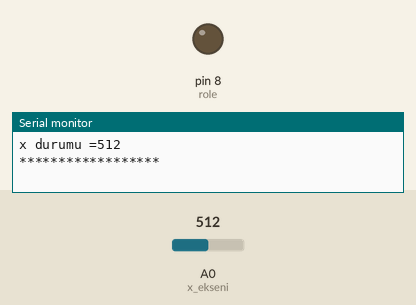
Simulated run of this sketch. Board: Arduino Uno, built with avr-gcc and run on an emulated ATmega328P. Shown: output pins drawn as LEDs (lit = HIGH), the last lines printed to the serial monitor. Inputs (shaded band) come from the test bench; at power-on: A0 (x_ekseni) = 512.

Above: at 0.1 s.
At 1.1 s:
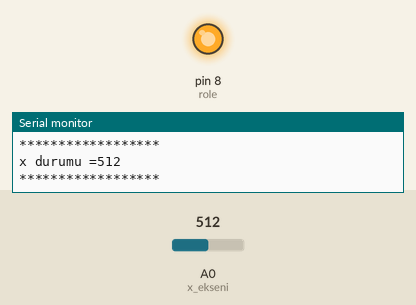
Timing chart, 0 to 2.6 s (numbered marks = the images above):
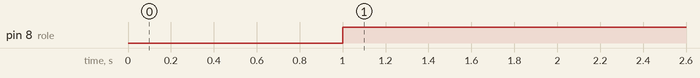

The sketch:

tst.ino
```cpp
#define role 8
const int x_ekseni = A0;

int x_durum;

void setup()
{
  Serial.begin(9600);
  pinMode(role,OUTPUT);


}

void loop() {
  x_durum = analogRead(x_ekseni);

  Serial.print("x durumu =");
  Serial.println(x_durum);
  Serial.println("******************");
  delay(1000);
  if (x_durum = 1023)
  {
      digitalWrite(role,HIGH);
    }
  else
  {
   digitalWrite(role,LOW);
    }

}
```

Measured:
- by itself, pin 8 (role): LOW → HIGH at 1.0 s
